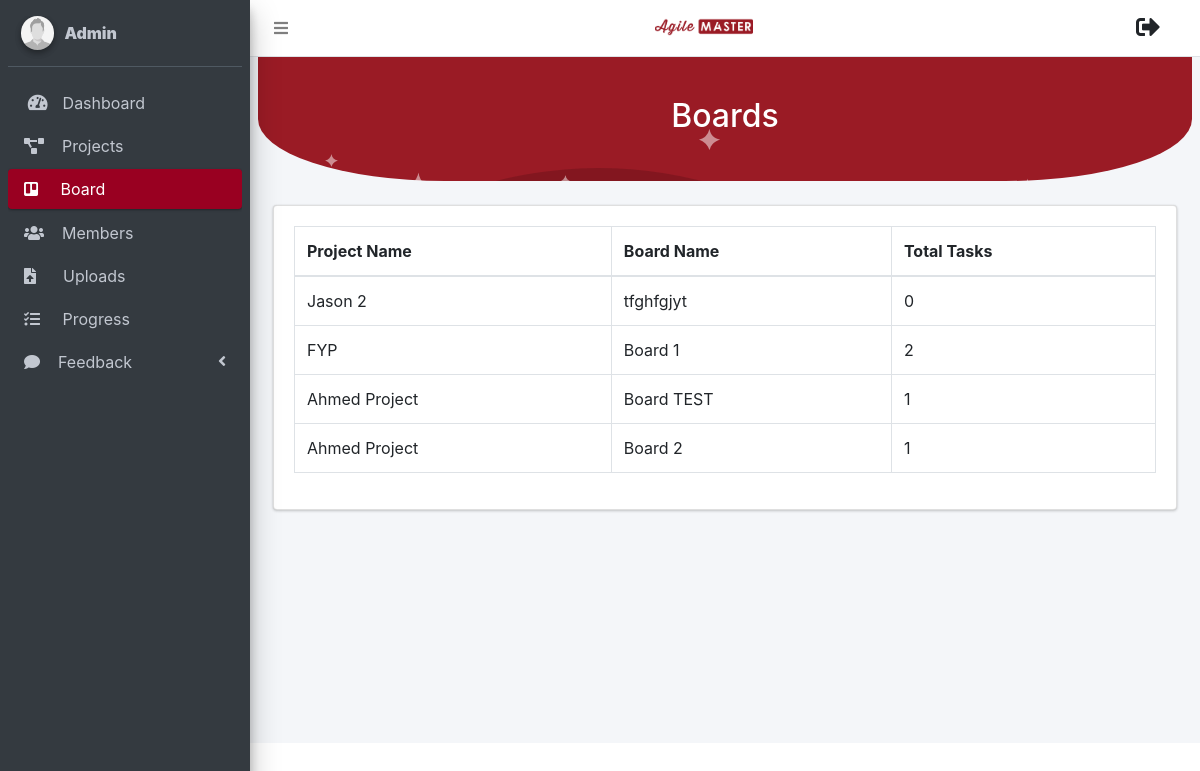
The app's page /admin/board.php, older data.
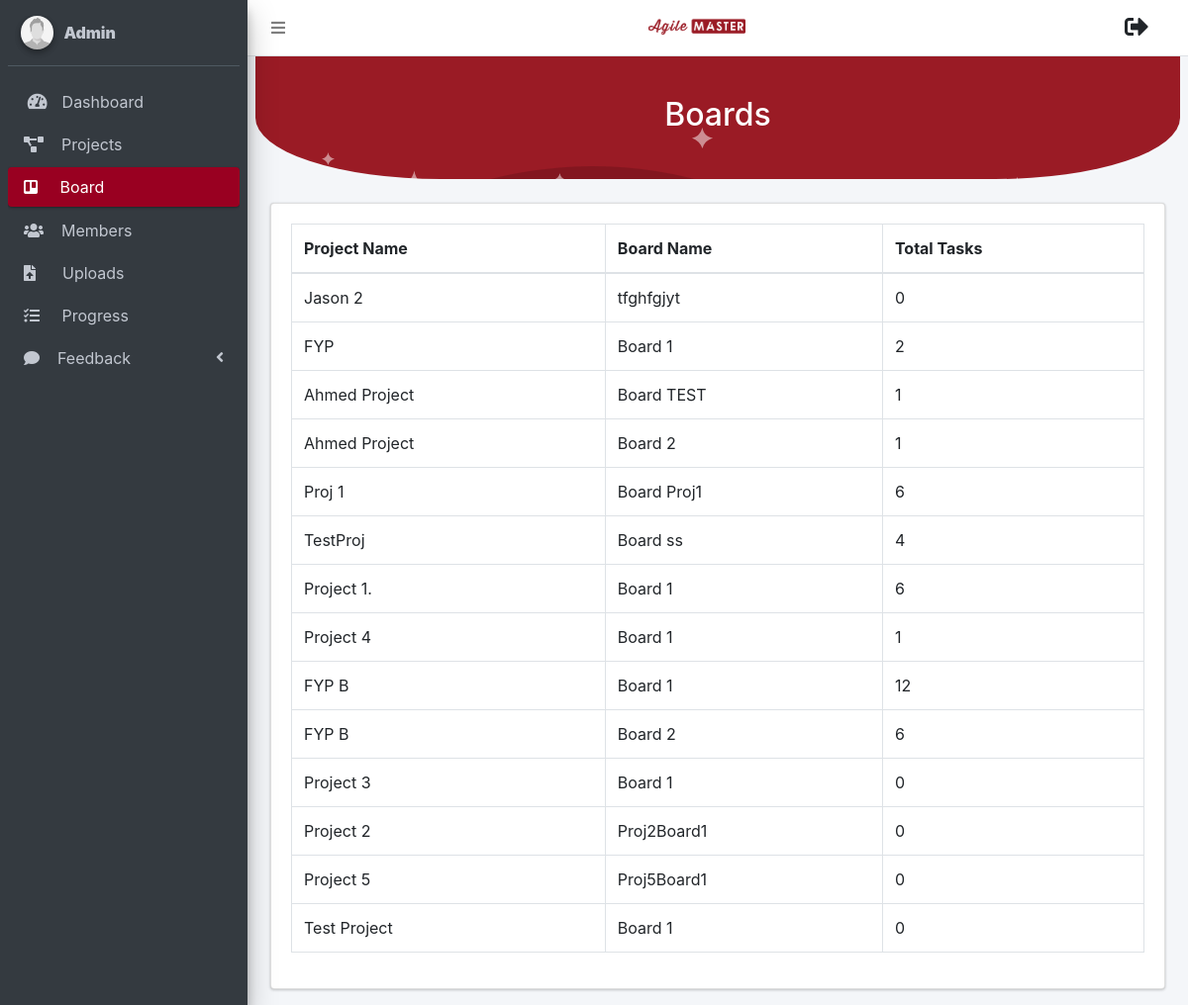
The same page, newer data.
### tables this page shows
CREATE TABLE `board` (
  `board_id` int(11) NOT NULL,
  `project_id` int(11) NOT NULL,
  `board_name` varchar(255) NOT NULL,
  `date_time` datetime NOT NULL DEFAULT current_timestamp()
);

CREATE TABLE `project` (
  `project_id` int(11) NOT NULL,
  `project_name` varchar(255) NOT NULL,
  `project_description` text NOT NULL,
  `status` varchar(255) NOT NULL DEFAULT 'Active'
);

### helpers/module.php (called while the page is built, shortened)
<?php
function get_admin()
{
	global $conn;
	$result = mysqli_query($conn, "SELECT * FROM `admin`");
	return $result;
}
function getBoardByProjectAdmin($board_id)
{
	global $conn;
	$result = mysqli_query($conn, "SELECT * FROM `task` WHERE `board_id` = '$board_id'");
	return $result;
}
function getAllBoardsAdmin()
{
	global $conn;
	$result = mysqli_query($conn, "SELECT * FROM `board` NATURAL JOIN `project`");
	return $result;
}
?>

### admin/board.php (the view, shortened to what this page needs)
<?php
include_once '../connection/dbconnection.php';
include_once '../helpers/module.php';
?>
<!DOCTYPE html>
<html>
<head>
	<?php include('../navigation/head.php');?>
</head>
<body class="hold-transition sidebar-mini layout-fixed">
<div class="wrapper">
	<?php include('../navigation/topbar_admin.php');?>
	<?php include('../navigation/board_adminsidebar.php');?>
	<div class="content-wrapper">
		<section class="content">
			<div class="bg-custom">
				<div class="bg-img" style="text-align: center;">
					<div class="searchContainer">
						<h2>Boards</h2>
					</div>
				</div>
                <br>
			</div>
			<br>
			<div class="container-fluid">
				<div class="card">
					<div class="card-body">
						<div class="table-responsive">
							<table class="table table-bordered" id="dataTable" width="100%" cellspacing="0">
								<thead>
                                    <tr>
                                        <th >Project Name</th>
                                        <th >Board Name</th>
                                        <th >Total Tasks</th>
                                    </tr>
								</thead>
                                <tbody>
                                    <?php
                                        $getAllBoardsAdmin = getAllBoardsAdmin();
                                        while($asRow = mysqli_fetch_array($getAllBoardsAdmin))
                                        {
                                            $board_id = $asRow['board_id'];
                                            $getBoardByProjectAdmin = getBoardByProjectAdmin($board_id);
                                    ?>
                                    <tr>
										<td>
											<?php echo $asRow['project_name'];?>
										</td>
										<td>
											<?php echo $asRow['board_name'];?>
										</td>
										<td>
											<?php echo mysqli_num_rows($getBoardByProjectAdmin);?>
										</td>
                                    </tr>
                                    <?php
                                        }
                                    ?>
                                </tbody>
							</table>
						</div>
					</div>
				</div>
			</div>
		</section>
	</div>
</div>
</body>
</html>

### navigation/head.php (shortened to what this page needs)
<link rel="stylesheet" href="../dependencies/navigation/fontawesome-free/css/all.min.css">
<link rel="stylesheet" href="../dependencies/navigation/css/adminlte.min.css">
<link rel="stylesheet" href="../dependencies/navigation/overlayScrollbars/css/OverlayScrollbars.min.css">
<link href="../dependencies/css/style.css" rel="stylesheet">
<link rel="stylesheet" href="https://cdnjs.cloudflare.com/ajax/libs/font-awesome/4.7.0/css/font-awesome.min.css">
<link href="../dependencies/vendor/bootstrap/css/bootstrap.min.css" rel="stylesheet">
<link href="../dependencies/vendor/icofont/icofont.min.css" rel="stylesheet">
<link href="../dependencies/vendor/boxicons/css/boxicons.min.css" rel="stylesheet">
<link href="../dependencies/vendor/owl.carousel/assets/owl.carousel.min.css" rel="stylesheet">
<link href="../dependencies/vendor/remixicon/remixicon.css" rel="stylesheet">
<link href="../dependencies/vendor/venobox/venobox.css" rel="stylesheet">
<link rel="stylesheet" href="https://cdnjs.cloudflare.com/ajax/libs/twitter-bootstrap/4.5.2/css/bootstrap.css">
<link rel="stylesheet" href="https://cdn.datatables.net/1.10.22/css/dataTables.bootstrap4.min.css">
<link rel="stylesheet" href="https://cdn.materialdesignicons.com/4.8.95/css/materialdesignicons.min.css">
<link href="../dependencies/vendor/datatables/dataTables.bootstrap4.min.css" rel="stylesheet">
<link rel="stylesheet" type="text/css" href="https://cdnjs.cloudflare.com/ajax/libs/twitter-bootstrap/4.1.2/css/bootstrap.min.css" >
<link rel="stylesheet" type="text/css" href="https://cdnjs.cloudflare.com/ajax/libs/bootstrap-select/1.13.1/css/bootstrap-select.min.css">
<link rel="stylesheet" href="https://maxcdn.bootstrapcdn.com/bootstrap/4.5.2/css/bootstrap.min.css">
<link href="css/bootstrap-datetimepicker.min.css" rel="stylesheet">

### navigation/topbar_admin.php (shortened to what this page needs)
<?php
include_once '../connection/dbconnection.php';
include_once '../helpers/module.php';
?>
  <nav class="main-header navbar navbar-expand navbar-white navbar-light">
    <ul class="navbar-nav">
      <li class="nav-item">
        <a class="nav-link" data-widget="pushmenu" href="#" role="button"><i class="fas fa-bars"></i></a>
      </li>
      <li class="nav-item mr-auto" style="text-align: center; margin-top: 5px;" >
        <a href="../admin/dashboard.php"><img src="../resources/images/logo.png" alt="" style="max-width: 12%;" ></a>
      </li>
    </ul>
    <ul class="navbar-nav ml-auto">
          <a href="../admin/logout.php" class="dropdown-item">
			<i class="fas fa-sign-out-alt" style="font-size: 1.5em;"></i>
          </a>
    </ul>
  </nav>

### navigation/board_adminsidebar.php (shortened to what this page needs)
<aside class="main-sidebar sidebar-dark-primary elevation-4">
	<div class="sidebar">
		<div class="user-panel mt-3 pb-3 mb-3 d-flex">
			<div class="image">
				<img src="../resources/images/user2-160x160.jpg" class="img-circle elevation-2" alt="User Image">
			</div>
			<div class="info">
				<a href="#" class="d-block">
					<strong>
                    <?php
                        $get_admin = get_admin();
                        $row = mysqli_fetch_array($get_admin);
                        echo '
                           <strong> '.$row["name"].' </strong>
                           <span class="carrot"></span>';
                    ?>
                </strong>
				</a>
			</div>
		</div>
		<nav class="mt-2" >
			<ul class="nav nav-pills nav-sidebar flex-column" data-widget="treeview" role="menu" data-accordion="false">
				<li class="nav-item has-treeview">
					<a href="dashboard.php" class="nav-link">
						<i class="nav-icon fas fa-tachometer-alt"></i>
						<p>
							&nbsp;Dashboard
						</p>
					</a>
				</li>
				<li class="nav-item">
					<a href="project.php" class="nav-link">
						<i class="fas fa-project-diagram"></i>
						<p>
							&nbsp;&nbsp;&nbsp;Projects
						</p>
					</a>
				</li>
				<li class="nav-item">
					<a href="board.php" class="nav-link active">
						<i class="fab fa-trello"></i>
						<p>
							&nbsp;&nbsp;&nbsp;&nbsp;Board
						</p>
					</a>
				</li>
				<li class="nav-item">
					<a href="members.php" class="nav-link">
						<i class="fas fa-users"></i>
						<p>
							&nbsp;&nbsp;&nbsp;Members
						</p>
					</a>
				</li>
				<li class="nav-item">
					<a href="upload_files.php" class="nav-link">
						<i class="fas fa-file-upload"></i>
						<p>
							&nbsp;&nbsp;&nbsp;&nbsp;&nbsp;Uploads
						</p>
					</a>
				</li>
				<li class="nav-item">
					<a href="progress.php" class="nav-link">
						<i class="fas fa-tasks"></i>
						<p>
							&nbsp;&nbsp;&nbsp;&nbsp;Progress
						</p>
					</a>
				</li>
				<li class="nav-item has-treeview">
					<a href="#" class="nav-link">
						<i class="fas fa-comment"></i>
						<p>
							&nbsp;&nbsp;&nbsp;Feedback
							<i class="fas fa-angle-left right"></i>
						</p>
					</a>
				</li>
				<br><br><br>
			</ul>
		</nav>
    </div>
</aside>

### dependencies/css/style.css (style rules this page uses)
body { font-family: "Open Sans", sans-serif; color: #444444; }
a { text-decoration: none; color: #990021; }
ul { list-style: none; margin: 0; padding: 0px; }
section { padding: 60px 0; overflow: hidden; position: relative; }

### admin/board.php (style rules this page uses)
.bg-custom { background-image: url("../resources/images/profile_header.png"); background-color: #9a1b25; border-bottom-left-radius: 20% 50%; border-bottom-right-radius: 20% 50%; }
.bg-img { max-width: 35%; min-height: 100px; max-height: auto; margin-left:auto; margin-right:auto; text-align: center; background-position: center; background-repeat: no-repeat; background-size: cover; color: white; padding: 40px 0px 0px 0px; font-size: 60px; font-weight: bold; }

Row changes from the older to the newer data that the page shows:
added board: project.project_name "Proj 1", board_name "Board Proj1", mysqli_num_rows($getBoardByProjectAdmin) "6"
added board: project.project_name "TestProj", board_name "Board ss", mysqli_num_rows($getBoardByProjectAdmin) "4"
added board: project.project_name "Project 1.", board_name "Board 1", mysqli_num_rows($getBoardByProjectAdmin) "6"
added board: project.project_name "Project 4", board_name "Board 1", mysqli_num_rows($getBoardByProjectAdmin) "1"
added board: project.project_name "FYP B", board_name "Board 1", mysqli_num_rows($getBoardByProjectAdmin) "12"
added board: project.project_name "FYP B", board_name "Board 2", mysqli_num_rows($getBoardByProjectAdmin) "6"
added board: project.project_name "Project 3", board_name "Board 1", mysqli_num_rows($getBoardByProjectAdmin) "0"
added board: project.project_name "Project 2", board_name "Proj2Board1", mysqli_num_rows($getBoardByProjectAdmin) "0"
added board: project.project_name "Project 5", board_name "Proj5Board1", mysqli_num_rows($getBoardByProjectAdmin) "0"
added board: project.project_name "Test Project", board_name "Board 1", mysqli_num_rows($getBoardByProjectAdmin) "0"
